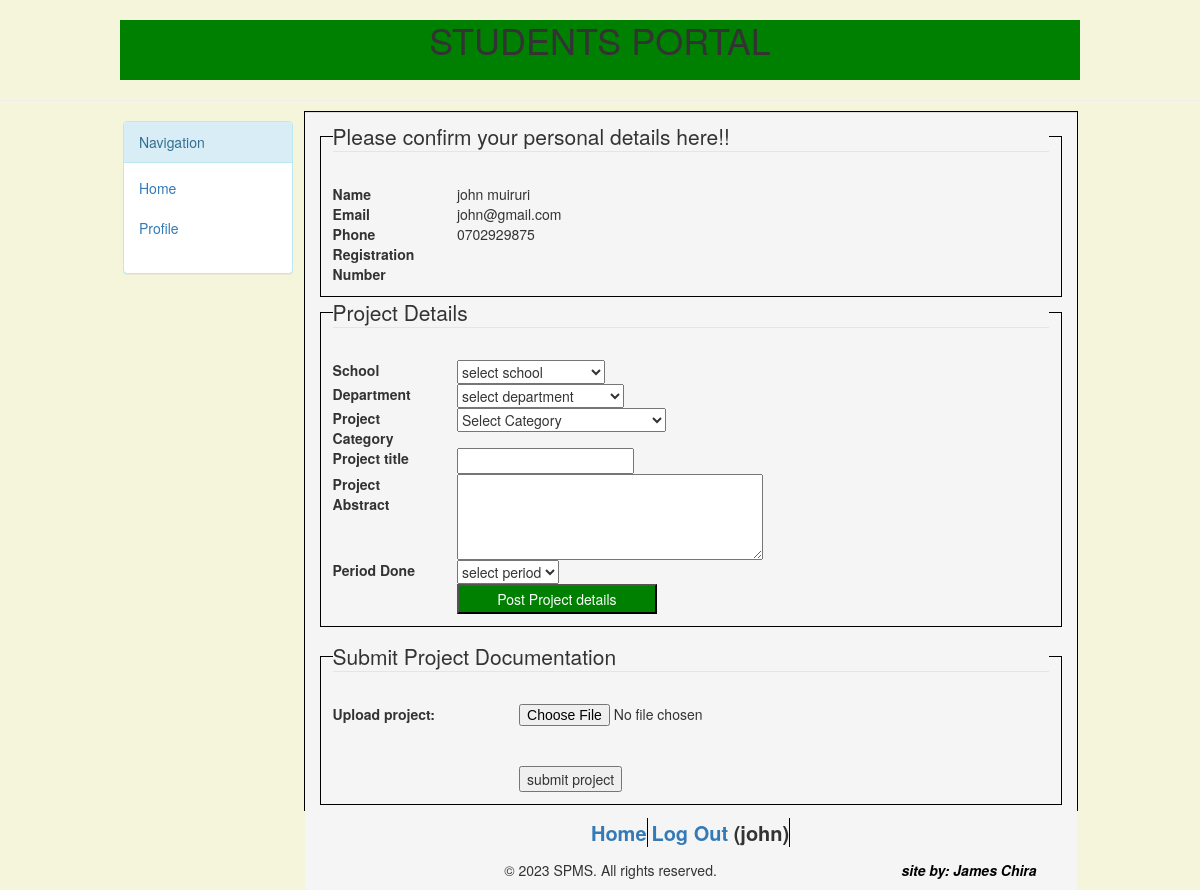
Page /student_details.php (signed in) on the committed database.
### tables this page shows
CREATE TABLE IF NOT EXISTS `user` (
  `u_id` int(10) NOT NULL AUTO_INCREMENT,
  `user_type` char(20) NOT NULL,
  `fname` char(20) DEFAULT NULL,
  `onames` char(40) DEFAULT NULL,
  `email` varchar(40) DEFAULT NULL,
  `phone` varchar(15) DEFAULT NULL,
  `password` varchar(30) DEFAULT NULL,
  `reg_no` varchar(100) NOT NULL,
  `pic` varchar(50) DEFAULT NULL,
  `status` int(1) NOT NULL DEFAULT '0',
  PRIMARY KEY (`u_id`)
);

### core.inc.php (called while the page is built, shortened)
<?php
function loggedin(){
if(isset($_SESSION['u_id']) && !empty($_SESSION['u_id'])){
	return true;
	}
	else{
	return false;
	}
}
function getfield($field){
	$query="SELECT $field FROM user where u_id='".$_SESSION['u_id']."'";
	if ($query_run=mysql_query($query)){
		if ($query_result = mysql_result($query_run,0,$field)){
		return $query_result;
		}
	}else{
	echo mysql_error();
	}
}
?>

### student_details.php (the view, shortened to what this page needs)
<html>
	<head>
		<?php
		require 'core.inc.php';
		$fname = getfield('fname');
		$lname = getfield('onames');
		$email = getfield('email');
		$phone = getfield('phone');
		$regno= getfield('reg_no');
		?>
		<link rel="stylesheet" href="css/bootstrap.min.css" />
	</head>
	<body style="background-color:#F5F5DC;">
		<div style="height: 60px;width: 80%; background-color: green;margin-left: 10%;">
			<h1 align="center">STUDENTS PORTAL</h1>
			</div>
		<hr />
			<div class="col-md-2" style="left: 9%;" >
					<div class="panel panel-info">
						<div class="panel-heading">Navigation</div>
						<div class="panel-body">
					<a href="index.php">Home</a><br /><br />
					<a href="student_potal.php">Profile</a><br /><br />
						</div>
					</div>
				</div>
		<div>
			<div>
				<?php
if(loggedin()){
				?>
<div style="background-color:#F5F5DC; ;width: 64.5%;height: 700px;margin-left:25.3% ;margin-top:-10px;border: solid 1px black;">
	<div class="col-md-12">
				<form action="" method="post">
					<fieldset style="border: 1px solid black; padding: 12px">
					<legend> Please confirm your personal details here!!</legend>
					<div class="row">
						<div class="col-md-2"><b> Name</b></div>
						<div class="col-md-4"><?php echo $fname.' '.$lname?></div>
					</div>
					<div class="row">
						<div class="col-md-2"><b> Email</b></div>
						<div class="col-md-4"> <?php echo $email?> </div>
					</div>
					<div class="row">
						<div class="col-md-2"><b> Phone </b></div>
						<div class="col-md-4"><?php echo $phone?></div>
					</div>
					<div class="row">
						<div class="col-md-2"><b> Registration Number </b></div>
						<div class="col-md-4"> 	<?php echo $regno?> </div>
					</div>
				</fieldset>
					<fieldset style="border: 1px solid black; padding: 12px">
					<legend>Project Details</legend>
						<div class="row">
							<div class="col-md-2"><b> School</b></div>
								<div class="col-md-4">
								<select name="school">
									<option value="">select school</option>
								</select>
								</div>
								</div>
						<div class="row">
							<div class="col-md-2"><b> Department </b></div>
									<div class="col-md-4">
								<select name="dept">
									<option value="">select department</option>
								</select>
								</div>
								</div>
					<div class="row">
							<div class="col-md-2"><b> Project Category </b></div>
									<div class="col-md-4">
								<select name="category">
									<option value="">Select Category</option>
								</select>
								</div>
								</div>
					<div class="row">
						<div class="col-md-2"><b> Project title </b></div>
						<div class="col-md-4">  <input type="text" name="title" value=""/> </div>
					</div>
					<div class="row">
						<div class="col-md-2"><b> Project Abstract </b></div>
						<div class="col-md-4">  <textarea name="abstract" cols="38" rows="4"/> </textarea> </div>
					</div>
					<div class="row">
							<div class="col-md-2"><b> Period Done </b></div>
									<div class="col-md-4">
									<select name="period_done">
									<option value="year">select period</option>
								</select>
								</div>
								</div>
								<div class="row">
						<div class="col-md-2"><b>  </b></div>
						<div class="col-md-4">
								<button name="update" style="color: white;background-color: green;width: 200px;height: 30px;">
									Post Project details
									</button>
							</div>
					</div>
				</fieldset>
				</form>
				<div>
					<form action="doc_upload.php" method="post" enctype="multipart/form-data">
						<fieldset style="border: 1px solid black; padding: 12px">
					<legend>Submit Project Documentation</legend>
					<div class="row">
						<div class="col-md-3"><b>Upload project:</b></div>
						<div class="col-md-3"> <input type="file" name="file" /><br /><br />  </div>
					</div>
					<div class="row">
						<div class="col-md-3"><b> </b></div>
						<div class="col-md-3"> <input type="submit" value="submit project" />  </div>
					</div>
				</fieldset>
					</form>
				</div>
			</div>
			<?php
			include 'footer.php';
			?>
		</div>
			<?php
			}else{
			header('location:index.php');
			}
			?>
		</div>
	</body>
</html>

### footer.php (shortened to what this page needs)
<html>
	<head>
	</head>
	<body style="background-color: lightgrey">
		<div  class="panel-footer" style="text-align: center;">
			<ul>
						<li><a href="index.php" >Home</a></li>
						<?php
						if(loggedin()){
							?>
						<li><a href="signout.php">Log Out</a> (<?php echo getfield('fname'); ?>)</li>
						<?php
						}
						?>
					</ul>
		</div>
	</body>
</html>

### student_details.php (style rules this page uses)
a { text-decoration: none color:white; }

### footer.php (style rules this page uses)
ul { padding: 2px; }
li { display: inline; border-right: 1px solid black; font-size: 20; font-weight: bold; }
li a { text-decoration: none; }

### rows in the picture
user: fname "john", onames "muiruri", email "john@gmail.com", phone "0702929875"
